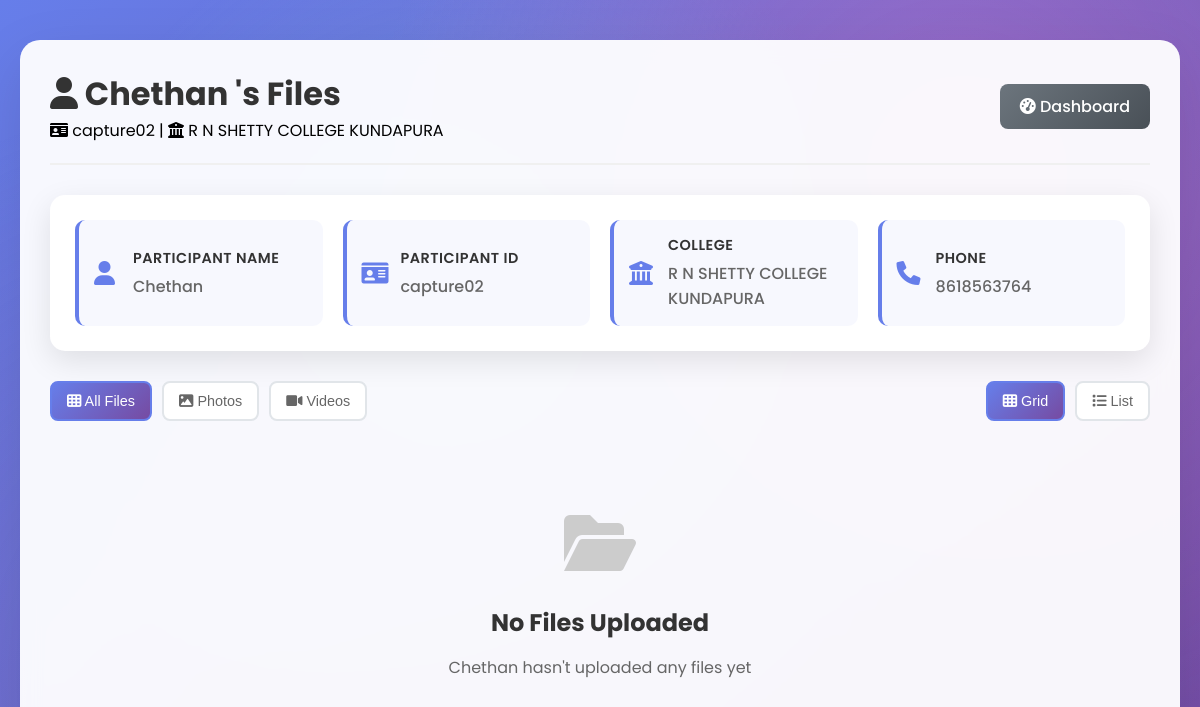
Screenshot of /admin/files/3 (signed in) with the database file from the repository.
### app.py (models this page shows)
class Participant(db.Model):
    id = db.Column(db.Integer, primary_key=True)
    participant_id = db.Column(db.String(50), nullable=False, unique=True)
    name = db.Column(db.String(100), nullable=False)
    phone = db.Column(db.String(15), nullable=False)
    college_id = db.Column(db.Integer, db.ForeignKey('college.id'), nullable=False)
    created_at = db.Column(db.DateTime, default=datetime.utcnow)
    uploads = db.relationship('FileUpload', backref='participant', lazy=True)

class College(db.Model):
    id = db.Column(db.Integer, primary_key=True)
    name = db.Column(db.String(100), nullable=False, unique=True)
    created_at = db.Column(db.DateTime, default=datetime.utcnow)
    participants = db.relationship('Participant', backref='college', lazy=True)

### app.py (the view)
@app.route('/admin/files/<int:participant_id>')
def admin_participant_files(participant_id):
    if not session.get('admin_logged_in'):
        return redirect(url_for('admin_login'))
    participant = Participant.query.get_or_404(participant_id)
    uploads = FileUpload.query.filter_by(participant_id=participant_id).all()
    return render_template('admin_participant_files.html',
                         participant=participant,
                         uploads=uploads)

### templates/admin_participant_files.html (shortened to what this page needs)
{% extends "base.html" %}
{% block content %}
<div class="dashboard-container">
    <div class="dashboard-header">
        <div>
            <h1 class="dashboard-title">
                <i class="fas fa-user"></i> {{ participant.name }}'s Files
            </h1>
            <p><i class="fas fa-id-card"></i> {{ participant.participant_id }} | <i class="fas fa-university"></i> {{ participant.college.name }}</p>
        </div>
        <div class="header-actions">
            <a href="{{ url_for('admin_dashboard') }}" class="btn btn-secondary">
                <i class="fas fa-tachometer-alt"></i> Dashboard
            </a>
        </div>
    </div>
    <div class="participant-info-card">
        <div class="info-grid">
            <div class="info-item">
                <i class="fas fa-user"></i>
                <div>
                    <h4>Participant Name</h4>
                    <p>{{ participant.name }}</p>
                </div>
            </div>
            <div class="info-item">
                <i class="fas fa-id-card"></i>
                <div>
                    <h4>Participant ID</h4>
                    <p>{{ participant.participant_id }}</p>
                </div>
            </div>
            <div class="info-item">
                <i class="fas fa-university"></i>
                <div>
                    <h4>College</h4>
                    <p>{{ participant.college.name }}</p>
                </div>
            </div>
            <div class="info-item">
                <i class="fas fa-phone"></i>
                <div>
                    <h4>Phone</h4>
                    <p>{{ participant.phone }}</p>
                </div>
            </div>
        </div>
    </div>
    <div class="file-controls">
        <div class="file-filters">
            <button class="filter-btn active" onclick="filterFiles('all')">
                <i class="fas fa-th"></i> All Files
            </button>
            <button class="filter-btn" onclick="filterFiles('image')">
                <i class="fas fa-image"></i> Photos
            </button>
            <button class="filter-btn" onclick="filterFiles('video')">
                <i class="fas fa-video"></i> Videos
            </button>
        </div>
        <div class="view-options">
            <button class="view-btn active" onclick="changeView('grid')">
                <i class="fas fa-th"></i> Grid
            </button>
            <button class="view-btn" onclick="changeView('list')">
                <i class="fas fa-list"></i> List
            </button>
        </div>
    </div>
    {% if uploads %}
        <div class="file-stats">
            <div class="stat-card">
                <i class="fas fa-images"></i>
                <div>
                    <h3>{{ uploads|selectattr('file_type', 'equalto', 'image')|list|length }}</h3>
                    <p>Photos</p>
                </div>
            </div>
            <div class="stat-card">
                <i class="fas fa-video"></i>
                <div>
                    <h3>{{ uploads|selectattr('file_type', 'equalto', 'video')|list|length }}</h3>
                    <p>Videos</p>
                </div>
            </div>
            <div class="stat-card">
                <i class="fas fa-folder"></i>
                <div>
                    <h3>{{ uploads|length }}</h3>
                    <p>Total Files</p>
                </div>
            </div>
        </div>
        <div id="file-grid-view" class="file-grid">
            {% for upload in uploads %}
            <div class="file-item" data-type="{{ upload.file_type }}">
                <div class="file-preview">
                    {% if upload.file_type == 'image' %}
                        <img src="{{ url_for('uploaded_file', participant_id=participant.id, filename=upload.filename) }}"
                             alt="{{ upload.original_filename }}" class="preview-image">
                    {% else %}
                        <video class="preview-video" muted>
                            <source src="{{ url_for('uploaded_file', participant_id=participant.id, filename=upload.filename) }}" type="video/mp4">
                        </video>
                        <div class="video-overlay">
                            <i class="fas fa-play"></i>
                        </div>
                    {% endif %}
                </div>
                <div class="file-info">
                    <h4 class="file-name">{{ upload.original_filename }}</h4>
                    <p class="file-date">
                        <i class="fas fa-calendar"></i> {{ upload.uploaded_at.strftime('%Y-%m-%d %H:%M') }}
                    </p>
                    <div class="file-type-badge {{ upload.file_type }}">
                        {% if upload.file_type == 'image' %}
                            <i class="fas fa-image"></i> Photo
                        {% else %}
                            <i class="fas fa-video"></i> Video
                        {% endif %}
                    </div>
                    <div class="admin-actions">
                        <button class="icon-btn view" title="Preview" onclick="previewFile('{{ url_for('uploaded_file', participant_id=participant.id, filename=upload.filename) }}', '{{ upload.file_type }}')"><i class="fas fa-eye"></i></button>
                        <button class="icon-btn delete" title="Delete" onclick="confirmDeleteUpload({{ upload.id }})"><i class="fas fa-trash"></i></button>
                    </div>
                </div>
            </div>
            {% endfor %}
        </div>
        <div id="file-list-view" class="file-list" style="display: none;">
            {% for upload in uploads %}
            <div class="file-list-item" data-type="{{ upload.file_type }}" onclick="previewFile('{{ url_for('uploaded_file', participant_id=participant.id, filename=upload.filename) }}', '{{ upload.file_type }}')">
                <div class="file-icon {{ upload.file_type }}">
                    {% if upload.file_type == 'image' %}
                        <img src="{{ url_for('uploaded_file', participant_id=participant.id, filename=upload.filename) }}"
                             alt="{{ upload.original_filename }}" class="list-preview-image">
                    {% else %}
                        <i class="fas fa-video"></i>
                    {% endif %}
                </div>
                <div class="file-details">
                    <h4>{{ upload.original_filename }}</h4>
                    <p><i class="fas fa-calendar"></i> {{ upload.uploaded_at.strftime('%Y-%m-%d %H:%M') }}</p>
                </div>
                <div class="file-type-badge {{ upload.file_type }}">
                    {% if upload.file_type == 'image' %}
                        <i class="fas fa-image"></i> Photo
                    {% else %}
                        <i class="fas fa-video"></i> Video
                    {% endif %}
                </div>
            </div>
            {% endfor %}
        </div>
    {% else %}
        <div class="empty-state">
            <i class="fas fa-folder-open"></i>
            <h3>No Files Uploaded</h3>
            <p>{{ participant.name }} hasn't uploaded any files yet</p>
        </div>
    {% endif %}
</div>
{% endblock %}

### static/css/style.css (style rules this page uses)
* { margin: 0; padding: 0; box-sizing: border-box; }
body { font-family: 'Poppins', sans-serif; background: linear-gradient(135deg, #667eea 0%, #764ba2 100%); min-height: 100vh; overflow-x: hidden; }
body::before { content: ''; position: fixed; top: 0; left: 0; width: 100%; height: 100%; background: radial-gradient(circle at 20% 80%, rgba(120, 119, 198, 0.3) 0%, transparent 50%), radial-gradient(circle at 80% 20%, rgba(255, 119, 198, 0.3) 0%, transparent 50%), radial-gradient(circle at 40% 40%, rgba(120, 219, 255, 0.3) 0%, transparent 50%); animation: backgroundShift 20s ease-in-out infinite; z-index: -1; }
.btn { width: 100%; padding: 15px; background: linear-gradient(135deg, #667eea, #764ba2); color: white; border: none; border-radius: 10px; font-size: 1rem; font-weight: 600; cursor: pointer; transition: all 0.3s ease; position: relative; overflow: hidden; }
.btn::before { content: ''; position: absolute; top: 0; left: -100%; width: 100%; height: 100%; background: linear-gradient(90deg, transparent, rgba(255, 255, 255, 0.2), transparent); transition: left 0.5s; }
.dashboard-container { background: rgba(255, 255, 255, 0.95); backdrop-filter: blur(10px); border-radius: 20px; padding: 30px; margin: 20px 0; box-shadow: 0 20px 60px rgba(0, 0, 0, 0.1); animation: fadeInUp 0.8s ease-out; }
.dashboard-header { display: flex; justify-content: space-between; align-items: center; margin-bottom: 30px; padding-bottom: 20px; border-bottom: 2px solid #f0f0f0; }
.dashboard-title { color: #333; font-size: 2rem; font-weight: 700; }
.animate-fade-in { animation: fadeInUp 0.6s ease-out; }

### templates/admin_participant_files.html (style rules this page uses)
.header-actions { display: flex; gap: 15px; align-items: center; }
.btn-secondary { background: linear-gradient(135deg, #6c757d, #495057); color: white; padding: 10px 20px; border: none; border-radius: 8px; text-decoration: none; font-weight: 500; transition: all 0.3s ease; }
.participant-info-card { background: white; border-radius: 15px; padding: 25px; margin-bottom: 30px; box-shadow: 0 10px 30px rgba(0, 0, 0, 0.1); }
.info-grid { display: grid; grid-template-columns: repeat(auto-fit, minmax(200px, 1fr)); gap: 20px; }
.info-item { display: flex; align-items: center; gap: 15px; padding: 15px; background: rgba(102, 126, 234, 0.05); border-radius: 10px; border-left: 4px solid #667eea; }
.info-item i { font-size: 1.5rem; color: #667eea; width: 24px; }
.info-item h4 { color: #333; font-size: 0.9rem; font-weight: 600; margin: 0 0 5px 0; text-transform: uppercase; letter-spacing: 0.5px; }
.info-item p { color: #666; font-size: 1rem; margin: 0; font-weight: 500; }
.file-controls { display: flex; justify-content: space-between; align-items: center; margin-bottom: 30px; flex-wrap: wrap; gap: 20px; }
.file-filters, .view-options { display: flex; gap: 10px; }
.filter-btn, .view-btn { background: white; border: 2px solid #e1e5e9; border-radius: 8px; padding: 10px 15px; cursor: pointer; transition: all 0.3s ease; font-size: 0.9rem; color: #666; }
.filter-btn.active, .view-btn.active { background: linear-gradient(135deg, #667eea, #764ba2); color: white; border-color: #667eea; }
.empty-state { text-align: center; padding: 60px 20px; color: #666; }
.empty-state i { font-size: 4rem; color: #ccc; margin-bottom: 30px; display: block; }
.empty-state h3 { color: #333; margin-bottom: 15px; font-size: 1.5rem; }
.empty-state p { margin-bottom: 30px; font-size: 1rem; }

### rows the page displays
Participant: name "Chethan", participant_id "capture02", phone "8618563764"
College: college.name "R N SHETTY COLLEGE KUNDAPURA"
